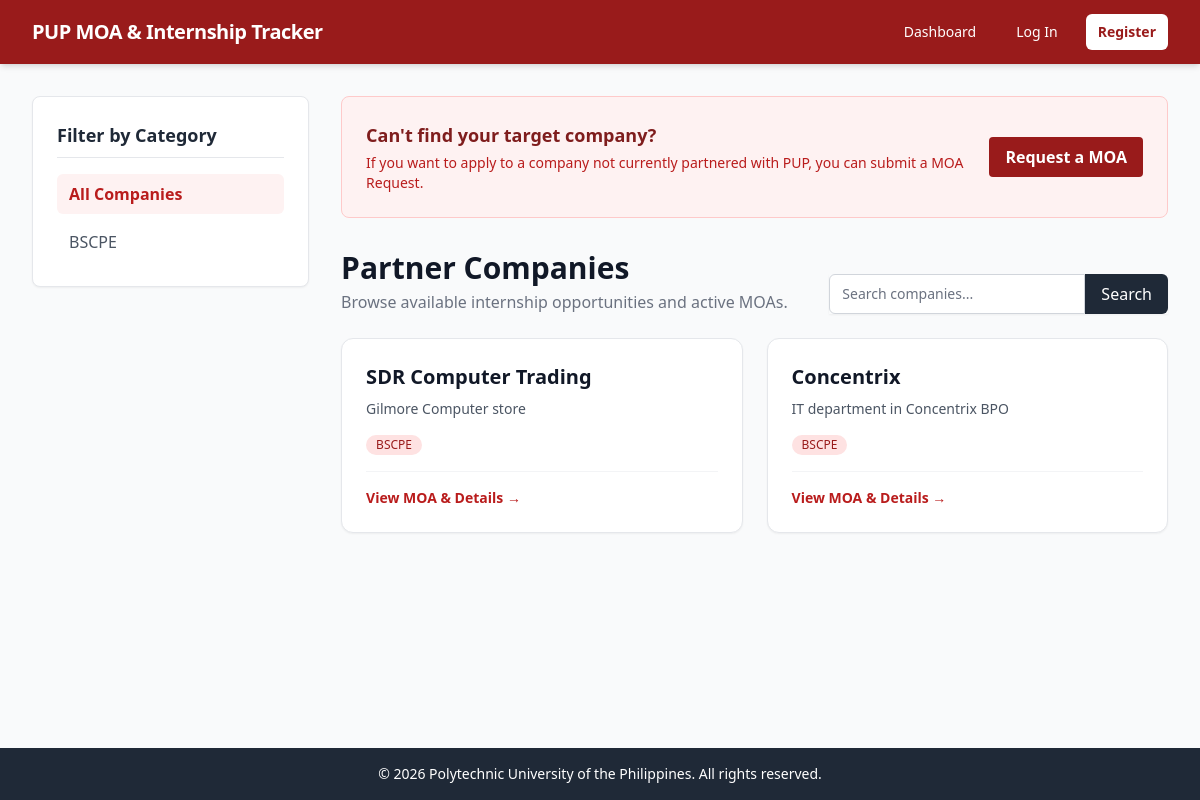
The page / on the database its author committed.
### companies/models.py (models this page shows, shortened)
class Tag(models.Model):
    name = models.CharField(max_length=50, unique=True)

class Company(models.Model):
    name = models.CharField(max_length=255)
    description = models.TextField()
    contact_email = models.EmailField(blank=True, null=True)
    website = models.URLField(blank=True, null=True)
    tags = models.ManyToManyField(Tag, related_name='companies')
    is_active = models.BooleanField(default=True)
    class Meta:
        verbose_name_plural = "Companies"

### companies/views.py (the view)
# urls.py: path('', views.dashboard, name='dashboard'),
def dashboard(request):
    tags = Tag.objects.all()
    selected_tag = request.GET.get('tag')
    search_query = request.GET.get('q', '')
    companies = Company.objects.filter(is_active=True)
    if selected_tag:
        companies = companies.filter(tags__name=selected_tag)
    if search_query:
        companies = companies.filter(name__icontains=search_query)
    companies = companies.distinct()
    context = {
        'companies': companies,
        'tags': tags,
        'selected_tag': selected_tag,
        'search_query': search_query,
    }
    return render(request, 'companies/dashboard.html', context)

### companies/templates/companies/dashboard.html (shortened to what this page needs)
{% extends 'base.html' %}
{% block content %}
<div class="flex flex-col md:flex-row gap-8">
    <aside class="w-full md:w-1/4 bg-white p-6 rounded-lg shadow-sm border border-gray-200 h-fit">
        <h2 class="text-lg font-bold mb-4 border-b pb-2">Filter by Category</h2>
        <div class="flex flex-col space-y-2">
            <a href="?" class="text-gray-600 hover:text-red-700 hover:bg-red-50 px-3 py-2 rounded-md transition-colors {% if not selected_tag %}font-bold text-red-700 bg-red-50{% endif %}">
                All Companies
            </a>
            {% for tag in tags %}
                <a href="?tag={{ tag.name }}" class="text-gray-600 hover:text-red-700 hover:bg-red-50 px-3 py-2 rounded-md transition-colors {% if selected_tag == tag.name %}font-bold text-red-700 bg-red-50{% endif %}">
                    {{ tag.name }}
                </a>
            {% endfor %}
        </div>
    </aside>
    <section class="w-full md:w-3/4">
        <div class="bg-red-50 border border-red-200 rounded-lg p-6 mb-8 flex flex-col md:flex-row items-center justify-between">
            <div class="mb-4 md:mb-0">
                <h3 class="text-lg font-bold text-red-900">Can't find your target company?</h3>
                <p class="text-sm text-red-700 mt-1">If you want to apply to a company not currently partnered with PUP, you can submit a MOA Request.</p>
            </div>
            <a href="{% url 'moas:request_moa' %}" class="shrink-0 bg-red-800 text-white font-bold py-2 px-4 rounded hover:bg-red-700 transition-colors">
                Request a MOA
            </a>
        </div>
        <div class="mb-6 flex flex-col md:flex-row md:items-end justify-between gap-4">
            <div>
                <h1 class="text-3xl font-extrabold text-gray-900">Partner Companies</h1>
                <p class="text-gray-500 mt-1">Browse available internship opportunities and active MOAs.</p>
            </div>
            <form method="GET" action="{% url 'companies:dashboard' %}" class="flex w-full md:w-auto shadow-sm">
                <input type="text" name="q" placeholder="Search companies..." value="{{ search_query|default:'' }}"
                       class="w-full md:w-64 rounded-l-md border-gray-300 focus:border-red-500 focus:ring-red-500 sm:text-sm">
                <button type="submit" class="bg-gray-800 text-white px-4 py-2 rounded-r-md hover:bg-gray-700 transition-colors font-medium">
                    Search
                </button>
            </form>
        </div>
        {% if companies %}
            <div class="grid grid-cols-1 md:grid-cols-2 gap-6">
                {% for company in companies %}
                    <div class="bg-white rounded-xl shadow-sm border border-gray-200 overflow-hidden hover:shadow-md transition-shadow">
                        <div class="p-6">
                            <h3 class="text-xl font-bold text-gray-900 mb-2">{{ company.name }}</h3>
                            <p class="text-gray-600 text-sm mb-4 line-clamp-3">{{ company.description }}</p>
                            <div class="flex flex-wrap gap-2 mb-4">
                                {% for tag in company.tags.all %}
                                    <span class="inline-flex items-center px-2.5 py-0.5 rounded-full text-xs font-medium bg-red-100 text-red-800">
                                        {{ tag.name }}
                                    </span>
                                {% endfor %}
                            </div>
                            <div class="mt-4 pt-4 border-t border-gray-100 flex justify-between items-center">
                                <a href="{% url 'companies:company_detail' company.id %}" class="text-red-700 hover:text-red-900 font-semibold text-sm">View MOA & Details &rarr;</a>
                            </div>
                        </div>
                    </div>
                {% endfor %}
            </div>
        {% else %}
            <div class="bg-white p-8 rounded-lg shadow-sm border border-gray-200 text-center">
                <p class="text-gray-500">No companies found for this category.</p>
            </div>
        {% endif %}
    </section>
</div>
{% endblock %}

### rows shown on the page
Tag: name "BSCPE"
Company: name "SDR Computer Trading", description "Gilmore Computer store"
Company: name "Concentrix", description "IT department in Concentrix BPO"
